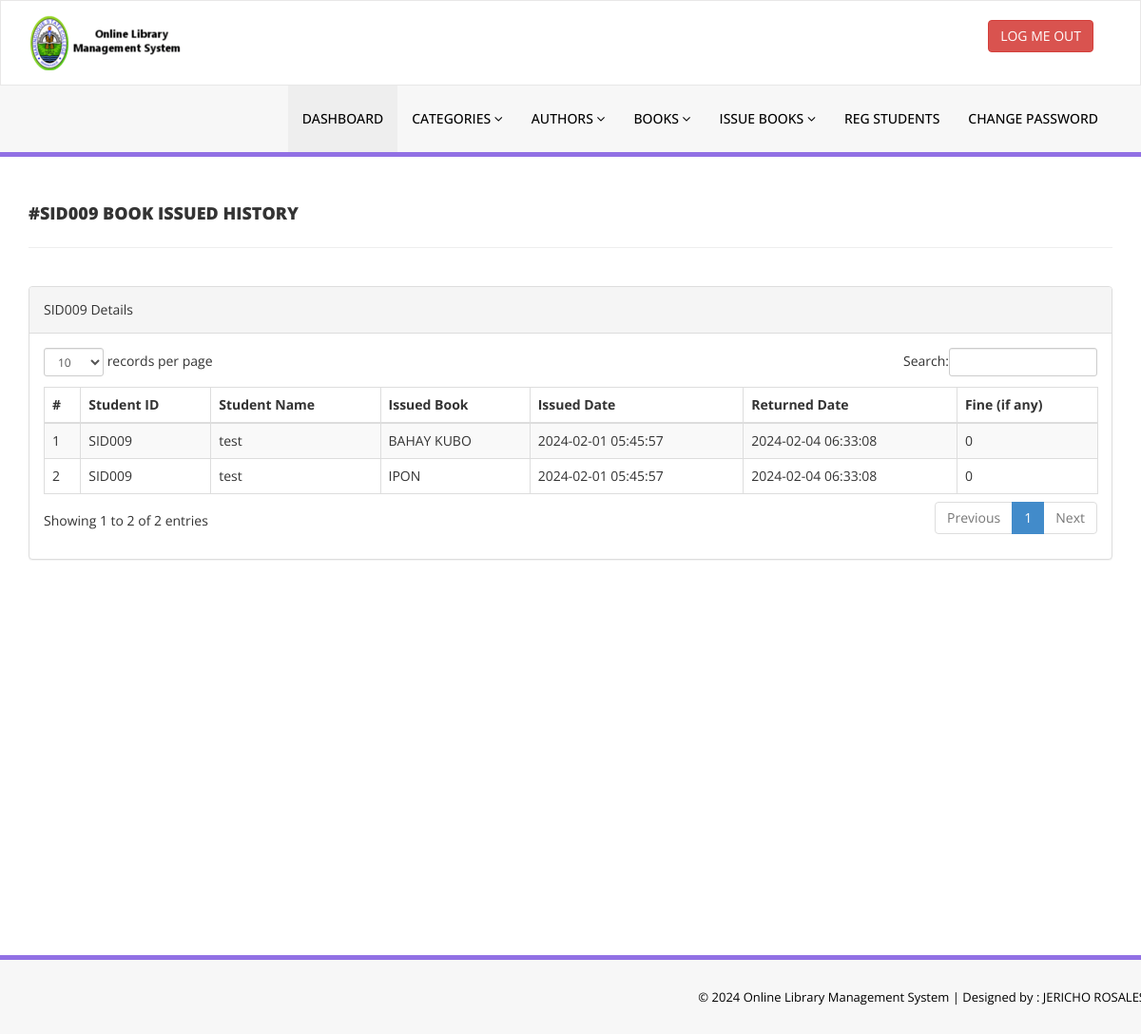
The page /admin/student-history.php?stdid=SID009 (signed in) on the database its author committed.
### tables this page shows
CREATE TABLE `tblissuedbookdetails` (
  `id` int(11) NOT NULL,
  `BookId` int(11) DEFAULT NULL,
  `StudentID` varchar(150) DEFAULT NULL,
  `IssuesDate` timestamp NULL DEFAULT current_timestamp(),
  `ReturnDate` timestamp NULL DEFAULT NULL ON UPDATE current_timestamp(),
  `RetrunStatus` int(1) DEFAULT NULL,
  `fine` int(11) DEFAULT NULL
);

CREATE TABLE `tblstudents` (
  `id` int(11) NOT NULL,
  `StudentId` varchar(100) DEFAULT NULL,
  `FullName` varchar(120) DEFAULT NULL,
  `EmailId` varchar(120) DEFAULT NULL,
  `MobileNumber` char(11) DEFAULT NULL,
  `Password` varchar(120) DEFAULT NULL,
  `Status` int(1) DEFAULT NULL,
  `RegDate` timestamp NULL DEFAULT current_timestamp(),
  `UpdationDate` timestamp NULL DEFAULT NULL ON UPDATE current_timestamp()
);

CREATE TABLE `tblbooks` (
  `id` int(11) NOT NULL,
  `BookName` varchar(255) DEFAULT NULL,
  `CatId` int(11) DEFAULT NULL,
  `AuthorId` int(11) DEFAULT NULL,
  `ISBNNumber` varchar(25) DEFAULT NULL,
  `BookPrice` decimal(10,2) DEFAULT NULL,
  `bookImage` varchar(250) NOT NULL,
  `isIssued` int(1) DEFAULT NULL,
  `RegDate` timestamp NULL DEFAULT current_timestamp(),
  `UpdationDate` timestamp NULL DEFAULT NULL ON UPDATE current_timestamp()
);

### admin/student-history.php (the view, shortened to what this page needs)
<?php
include('includes/config.php');
if(strlen($_SESSION['alogin'])==0)
    {
header('location:index.php');
}
else{
    ?>
<!DOCTYPE html>
<html xmlns="http://www.w3.org/1999/xhtml">
<head>
    <link href="assets/css/bootstrap.css" rel="stylesheet" />
    <link href="assets/css/font-awesome.css" rel="stylesheet" />
    <link href="assets/js/dataTables/dataTables.bootstrap.css" rel="stylesheet" />
    <link href="assets/css/style.css" rel="stylesheet" />
</head>
<body>
<?php include('includes/header.php');?>
    <div class="content-wrapper">
         <div class="container">
        <div class="row pad-botm">
            <div class="col-md-12">
                <?php $sid=$_GET['stdid']; ?>
                <h4 class="header-line">#<?php echo $sid;?> Book Issued History</h4>
    </div>
        </div>
            <div class="row">
                <div class="col-md-12">
                    <div class="panel panel-default">
                        <div class="panel-heading">
<?php echo $sid;?> Details
                        </div>
                        <div class="panel-body">
                            <div class="table-responsive">
                                <table class="table table-striped table-bordered table-hover" id="dataTables-example">
                                    <thead>
                                        <tr>
                                            <th>#</th>
                                            <th>Student ID</th>
                                            <th>Student Name</th>
                                            <th>Issued Book  </th>
                                            <th>Issued Date</th>
                                            <th>Returned Date</th>
                                            <th>Fine (if any)</th>
                                        </tr>
                                    </thead>
                                    <tbody>
<?php
$sql = "SELECT tblstudents.StudentId ,tblstudents.FullName,tblstudents.EmailId,tblstudents.MobileNumber,tblbooks.BookName,tblbooks.ISBNNumber,tblissuedbookdetails.IssuesDate,tblissuedbookdetails.ReturnDate,tblissuedbookdetails.id as rid,tblissuedbookdetails.fine,tblissuedbookdetails.RetrunStatus,tblbooks.id as bid,tblbooks.bookImage from  tblissuedbookdetails join tblstudents on tblstudents.StudentId=tblissuedbookdetails.StudentId join tblbooks on tblbooks.id=tblissuedbookdetails.BookId where tblstudents.StudentId='$sid' ";
$query = $dbh -> prepare($sql);
$query->execute();
$results=$query->fetchAll(PDO::FETCH_OBJ);
$cnt=1;
if($query->rowCount() > 0)
{
foreach($results as $result)
{               ?>
                                        <tr class="odd gradeX">
                                            <td class="center"><?php echo htmlentities($cnt);?></td>
                                            <td class="center"><?php echo htmlentities($result->StudentId);?></td>
                                            <td class="center"><?php echo htmlentities($result->FullName);?></td>
                                            <td class="center"><?php echo htmlentities($result->BookName);?></td>
                                            <td class="center"><?php echo htmlentities($result->IssuesDate);?></td>
                                            <td class="center"><?php if($result->ReturnDate==''): echo "Not returned yet";
                                            else: echo htmlentities($result->ReturnDate); endif;?></td>
                                             <td class="center"><?php if($result->ReturnDate==''): echo "Not returned yet";
                                              else: echo $result->fine; endif;
                                             ?></td>
                                        </tr>
 <?php $cnt=$cnt+1;}} ?>
                                    </tbody>
                                </table>
                            </div>
                        </div>
                    </div>
                </div>
            </div>
    </div>
    </div>
  <?php include('includes/footer.php');?>
</body>
</html>
<?php } ?>

### admin/assets/css/style.css (style rules this page uses)
.content-wrapper { margin-top: 40px; min-height:800px; padding-bottom:90px; }
.header-line { font-weight:900; padding-bottom:25px; border-bottom:1px solid #eeeeee; text-transform:uppercase; }
.pad-botm { padding-bottom:30px; }

### rows shown on the page
tblissuedbookdetails: tblstudents.StudentId "SID009", tblstudents.FullName "test", BookId.BookName "BAHAY KUBO", IssuesDate "2024-02-01 05:45:57", ReturnDate "2024-02-04 06:33:08", fine "0"
tblissuedbookdetails: tblstudents.StudentId "SID009", tblstudents.FullName "test", BookId.BookName "IPON", IssuesDate "2024-02-01 05:45:57", ReturnDate "2024-02-04 06:33:08", fine "0"

### other values the page prints
$sid "SID009"
